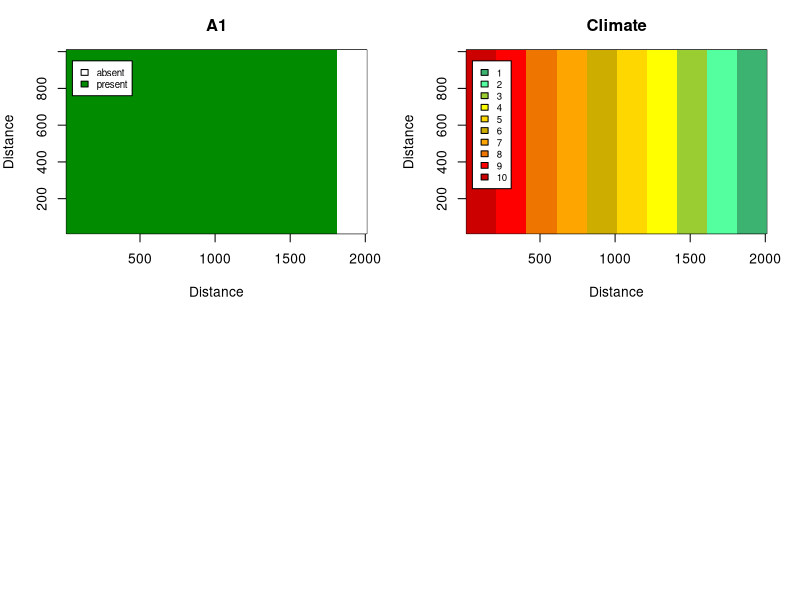

This chart was generated by the following R code: (Note: a time limit stopped this script after it produced the figure.)
#50 x 100 20mx20m plot landscape w/10 climates.  
# Columns 1-10 climate 10, col 11-20 climate 9, col 21-30 climate 8; col 31-40 climate 7; col 41-50 climate 6; col 51-60 climate 5; col 61-70 climate 4; col 71-80 climate 3; col 81-90 climate 2; and col 91-100 climate 1.

#Plastic climate response, single genotype

#Output: Map of initial distribution, text file of population numbers, dispersal matrices saved in R file 

##############Setup plot
Plot.width <- 50
Plot.length <- 100
C.width <- Plot.length/10
CellNum <- (Plot.width*Plot.length)

 #Habitat cells
   KK <- 1:CellNum
   #habitat cell quality - climate, given by 1 (cold) to 10 (hot)
kq <- c(rep(10,Plot.width*C.width),rep(9,Plot.width*C.width),rep(8,Plot.width*C.width),rep(7,Plot.width*C.width),rep(6,Plot.width*C.width),rep(5,Plot.width*C.width),rep(4,Plot.width*C.width),rep(3,Plot.width*C.width),rep(2,Plot.width*C.width),rep(1,Plot.width*C.width)) 
  
   
   #Cell indexing - form into rectangle
   index <- cbind(row=rep(1:Plot.length,each=Plot.width),column=rep(1:Plot.width,Plot.length)) #xy coord
   
 clim.state <- matrix(kq,ncol=Plot.width,nrow=Plot.length,byrow=T)
 
 
########Tree population
 #Size classes - 5 size classes
   JJ <- 1:5

   #Average basal area for each class
   BAJJ <- c(0.0001,0.003,0.07,0.14,0.5)

   #Genotypes - just one 
   II <- 1   
   
      #Initial population structure
   n.entry <- length(KK)*length(II)*length(JJ) 
   #habitat cells (5000) x genotypes (1) x size classes (5)
   N.i <- rep(0,n.entry)
   dim(N.i) <- c(length(KK),length(JJ),length(II)) #5000 x 5 matrix
   
   ## where they start out
   for(k in KK){
   #Climate 1...10
   	if(kq[k]==10) N.i[k,2,] <- 40  #saplings 
   	if(kq[k]==9)  N.i[k,2,] <- 80  #saplings 
   	if(kq[k]==8)  N.i[k,2,] <- 200 #saplings 
   	if(kq[k]==7)  N.i[k,2,] <- 200 #saplings 
   	if(kq[k]==6)  N.i[k,2,] <- 200 #saplings 
	if(kq[k]==5)  N.i[k,2,] <- 200  #saplings 
   	if(kq[k]==4)  N.i[k,2,] <- 200  #saplings
	if(kq[k]==3)  N.i[k,2,] <- 80 #saplings 
	if(kq[k]==2)  N.i[k,2,] <- 40  #saplings 
   }
   
    ##where are the genotypes (saplings)?  
   pop.state <- rep(0,length(KK))
   
      for(k in KK){
   	if(sum(N.i[k,2,II])>0)  pop.state[k] <-  1   		  	
   }
   	   		 
   mat.pop.state <- matrix(pop.state,ncol=Plot.width,nrow=Plot.length,byrow=T) 
     
 jpeg(filename="Initial_Tree_P.jpg",width=9,height=7, units='in', res=500)
par(mfrow=c(2,2),mar=c(4,4,3,2))  
 image(x=c((1:Plot.length)*20),y=c((1:Plot.width)*20),z=mat.pop.state,col=c("white","green4"),breaks=c(0,0.7,1),xlab="Distance",ylab="Distance",main="A1") 
 legend(50,950,legend=c("absent","present"), fill=c("white","green4") ,cex=0.7) 

image(x=c((1:Plot.length)*20),y=c((1:Plot.width)*20),z=clim.state ,col=c("mediumseagreen","seagreen1","yellowgreen","yellow","gold1","gold3","orange","darkorange2","red1","red3"),breaks=c(0.5,1.5,2.5,3.5,4.5,5.5,6.5,7.5,8.5,9.5,10.5),xlab="Distance",ylab="Distance",main="Climate") 
legend(50,950,legend=c("1","2","3","4","5","6","7","8","9","10"), fill=c("mediumseagreen","seagreen1","yellowgreen","yellow","gold1","gold3","orange","darkorange2","red1","red3"),cex=0.7)  
dev.off()    


#export as text file
Pop.i <- N.i
write.table(Pop.i,"InitialPop_Tree_P.txt") 


####### Vegetative processes
Ideal <- 6   #Ideal climate 

max.fec <- c(0,0,150,1000,5000)  #maximum seed production for each size class
max.pol <- c(0,0,800,10000,100000)  #maximum pollen production for each size class
max.germ <- 0.6				#maximum germination (for now no seed bank)
max.surv <- c(0.6,0.85,0.96,0.98,0.99) #maximum survival for each size class
max.trans <-c(0.15,0.11,0.06,0.02)  #maximum transition prob for each size class

#BA.eff <- c(0.06,0.03,0.015,0.01,0) #basal area effect on survival and transition 0.0001
BA.eff <- c(0.1,0.07,0.02,0.01,0) #basal area effect on survival and transition 0.0001

SFclim <- c(1,0.9,0.75,0.4,0.1,0,0,0,0) #survival/fecundity effect of climate, ideal, 1-6 steps

TGclim <- c(1,0.85,0.7,0.4,0.2,0,0,0,0) #transition/germination effect of climate; ideal, 1 step-6 steps

##########Dispersal
###2D-t seed dispersal
#mean dispersal = 40
u.40 <- (40*2/pi)^2 #648.5
#mean dispersal = 80
u.80 <- (80*2/pi)^2 #2593.8

x1 <- seq(0,2010,by=0.1)
pd.40 <- 1/(pi*u.40*(1+((x1^2)/u.40))^2)
pd.80 <- 1/(pi*u.80*(1+((x1^2)/u.80))^2)

#probability of dispersing to each 20 m distance category (up to 2010 m)
div <- seq(101,20101,by=200)
Sd.prob.40 <- rep(0,100)
Sd.prob.80 <- rep(0,100)
for(i in 1:100) {
  if(i==1){
  	  Sd.prob.40[i] <- sum(pd.40[1:div[i]])
  	  Sd.prob.80[i] <- sum(pd.80[1:div[i]])
  }
    if(i>1){
  	  Sd.prob.40[i] <- sum(pd.40[(div[i-1]+1):div[i]])
  	  Sd.prob.80[i] <- sum(pd.80[(div[i-1]+1):div[i]])
  }
	}
Sd.prob.40 <- Sd.prob.40/sum(Sd.prob.40)	
Sd.prob.80 <- Sd.prob.80/sum(Sd.prob.80)
	
#number of cells per 20 m category
cell.d.num <- 1
for(i in 2:100){
	cell.d.num <- c(cell.d.num,8*(i-1))
}
#probability of dispersing to individual cells within 20 m distance categories (up to 2010 m)
Sd.prob.40.e <- Sd.prob.40/cell.d.num
Sd.prob.80.e <- Sd.prob.80/cell.d.num

#cell "coordinates"
X <- numeric(0)
Y <- numeric(0)
for(i in 1:100){
	X <- c(X,rep(i,50))
	Y <- c(Y,seq(1,50,by=1))
	}
cell.coord <- cbind(KK,X,Y)

#distance matrix
# to calculate distances
distmat <- function(x1,y1,x2,y2){
    xd <- outer(x1,x2,function(x1,x2) (x1 - x2)^2)
    yd <- outer(y1,y2,function(y1,y2) (y1 - y2)^2)
    d <- t(sqrt(xd + yd)) 
    return(d)
}

cell.dist <- distmat(X,Y,X,Y)

##Seed dispersal matrix
SD.mat.40 <- matrix(0,length(KK),length(KK))
  for(i in KK){
  	  SD.mat.40[i,i]<-Sd.prob.40.e[1]
  	for(d in 2:100){
  		a <- which(cell.dist[i,]>=(d-1) & cell.dist[i,]<d)
  		SD.mat.40[i,a]<-Sd.prob.40.e[d]
  	}
  }
  
  SD.mat.80 <- matrix(0,length(KK),length(KK))
  for(i in KK){
  	  SD.mat.80[i,i]<-Sd.prob.80.e[1]
  	for(d in 2:100){
  		a <- which(cell.dist[i,]>=(d-1) & cell.dist[i,]<d)
  		SD.mat.80[i,a]<-Sd.prob.80.e[d]
  	}
  }

save.image(file="TreeMod_P_Setup.RData")
